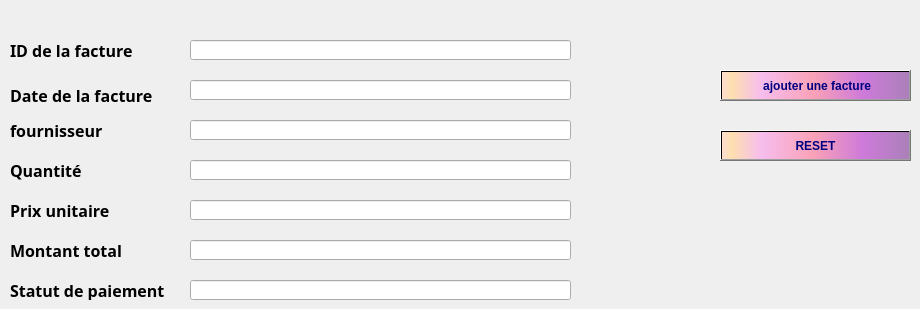
          <widget class="QWidget" name="tab_25">
           <attribute name="title">
            <string>ajouter facture</string>
           </attribute>
           <widget class="QLabel" name="label_66">
            <property name="geometry">
             <rect>
              <x>10</x>
              <y>80</y>
              <width>151</width>
              <height>31</height>
             </rect>
            </property>
            <property name="font">
             <font>
              <family>Sitka Display</family>
              <pointsize>12</pointsize>
              <bold>true</bold>
             </font>
            </property>
            <property name="text">
             <string>Date de la facture</string>
            </property>
           </widget>
           <widget class="QLabel" name="label_67">
            <property name="geometry">
             <rect>
              <x>10</x>
              <y>40</y>
              <width>141</width>
              <height>21</height>
             </rect>
            </property>
            <property name="font">
             <font>
              <family>Sitka Display</family>
              <pointsize>12</pointsize>
              <bold>true</bold>
             </font>
            </property>
            <property name="text">
             <string>ID de la facture</string>
            </property>
           </widget>
           <widget class="QLineEdit" name="lineEditID">
            <property name="geometry">
             <rect>
              <x>190</x>
              <y>40</y>
              <width>381</width>
              <height>20</height>
             </rect>
            </property>
           </widget>
           <widget class="QLineEdit" name="lineEditDate">
            <property name="geometry">
             <rect>
              <x>190</x>
              <y>80</y>
              <width>381</width>
              <height>20</height>
             </rect>
            </property>
           </widget>
           <widget class="QLineEdit" name="lineEditFournisseur">
            <property name="geometry">
             <rect>
              <x>190</x>
              <y>120</y>
              <width>381</width>
              <height>20</height>
             </rect>
            </property>
           </widget>
           <widget class="QPushButton" name="pushButtonAddFacture">
            <property name="geometry">
             <rect>
              <x>720</x>
              <y>70</y>
              <width>191</width>
              <height>31</height>
             </rect>
            </property>
            <property name="font">
             <font>
              <pointsize>9</pointsize>
              <bold>true</bold>
             </font>
            </property>
            <property name="styleSheet">
             <string notr="true">background-color: qlineargradient(spread:pad, x1:1, y1:0, x2:1, y2:0, stop:0.919598 rgba(255, 0, 111, 255), stop:0.98 rgba(0, 0, 0, 255), stop:1 rgba(235, 148, 61, 255));
color: rgb(0, 0, 127);
background-color: qlineargradient(spread:pad, x1:0, y1:0, x2:1, y2:0, stop:0.0100503 rgba(252, 222, 204, 255), stop:0.0502513 rgba(254, 223, 175, 255), stop:0.211055 rgba(246, 189, 237, 255), stop:0.487437 rgba(249, 162, 183, 255), stop:0.753769 rgba(206, 122, 218, 255), stop:1 rgba(170, 128, 185, 255));</string>
            </property>
            <property name="text">
             <string> ajouter une facture</string>
            </property>
            <property name="icon">
             <iconset>
              <normaloff>:/ajouter.png</normaloff>:/ajouter.png</iconset>
            </property>
            <property name="iconSize">
             <size>
              <width>25</width>
              <height>50</height>
             </size>
            </property>
           </widget>
           <widget class="QPushButton" name="pushButton_26">
            <property name="geometry">
             <rect>
              <x>720</x>
              <y>130</y>
              <width>191</width>
              <height>31</height>
             </rect>
            </property>
            <property name="font">
             <font>
              <pointsize>9</pointsize>
              <bold>true</bold>
             </font>
            </property>
            <property name="styleSheet">
             <string notr="true">background-color: qlineargradient(spread:pad, x1:1, y1:0, x2:1, y2:0, stop:0.919598 rgba(255, 0, 111, 255), stop:0.98 rgba(0, 0, 0, 255), stop:1 rgba(235, 148, 61, 255));
color: rgb(0, 0, 127);
background-color: qlineargradient(spread:pad, x1:0, y1:0, x2:1, y2:0, stop:0.0100503 rgba(252, 222, 204, 255), stop:0.0502513 rgba(254, 223, 175, 255), stop:0.211055 rgba(246, 189, 237, 255), stop:0.487437 rgba(249, 162, 183, 255), stop:0.753769 rgba(206, 122, 218, 255), stop:1 rgba(170, 128, 185, 255));</string>
            </property>
            <property name="text">
             <string>RESET</string>
            </property>
            <property name="icon">
             <iconset>
              <normaloff>:/reset.png</normaloff>:/reset.png</iconset>
            </property>
            <property name="iconSize">
             <size>
              <width>25</width>
              <height>40</height>
             </size>
            </property>
           </widget>
           <widget class="QLabel" name="label_68">
            <property name="geometry">
             <rect>
              <x>10</x>
              <y>120</y>
              <width>131</width>
              <height>21</height>
             </rect>
            </property>
            <property name="font">
             <font>
              <family>Sitka Display</family>
              <pointsize>12</pointsize>
              <bold>true</bold>
             </font>
            </property>
            <property name="text">
             <string>fournisseur</string>
            </property>
           </widget>
           <widget class="QLineEdit" name="NOM_ENCADREUR_4">
            <property name="geometry">
             <rect>
              <x>190</x>
              <y>160</y>
              <width>381</width>
              <height>20</height>
             </rect>
            </property>
           </widget>
           <widget class="QLabel" name="label_69">
            <property name="geometry">
             <rect>
              <x>10</x>
              <y>160</y>
              <width>131</width>
              <height>21</height>
             </rect>
            </property>
            <property name="font">
             <font>
              <family>Sitka Display</family>
              <pointsize>12</pointsize>
              <bold>true</bold>
             </font>
            </property>
            <property name="text">
             <string>Quantité</string>
            </property>
           </widget>
           <widget class="QLineEdit" name="NOM_ENCADREUR_5">
            <property name="geometry">
             <rect>
              <x>190</x>
              <y>200</y>
              <width>381</width>
              <height>20</height>
             </rect>
            </property>
           </widget>
           <widget class="QLabel" name="label_70">
            <property name="geometry">
             <rect>
              <x>10</x>
              <y>200</y>
              <width>131</width>
              <height>21</height>
             </rect>
            </property>
            <property name="font">
             <font>
              <family>Sitka Display</family>
              <pointsize>12</pointsize>
              <bold>true</bold>
             </font>
            </property>
            <property name="text">
             <string>Prix unitaire</string>
            </property>
           </widget>
           <widget class="QLineEdit" name="lineEditMontant">
            <property name="geometry">
             <rect>
              <x>190</x>
              <y>240</y>
              <width>381</width>
              <height>20</height>
             </rect>
            </property>
           </widget>
           <widget class="QLabel" name="label_71">
            <property name="geometry">
             <rect>
              <x>10</x>
              <y>240</y>
              <width>131</width>
              <height>21</height>
             </rect>
            </property>
            <property name="font">
             <font>
              <family>Sitka Display</family>
              <pointsize>12</pointsize>
              <bold>true</bold>
             </font>
            </property>
            <property name="text">
             <string>Montant total</string>
            </property>
           </widget>
           <widget class="QLineEdit" name="NOM_ENCADREUR_7">
            <property name="geometry">
             <rect>
              <x>190</x>
              <y>280</y>
              <width>381</width>
              <height>20</height>
             </rect>
            </property>
           </widget>
           <widget class="QLabel" name="label_73">
            <property name="geometry">
             <rect>
              <x>10</x>
              <y>280</y>
              <width>171</width>
              <height>20</height>
             </rect>
            </property>
            <property name="font">
             <font>
              <family>Sitka Display</family>
              <pointsize>12</pointsize>
              <bold>true</bold>
             </font>
            </property>
            <property name="text">
             <string>Statut de paiement</string>
            </property>
           </widget>
          </widget>
